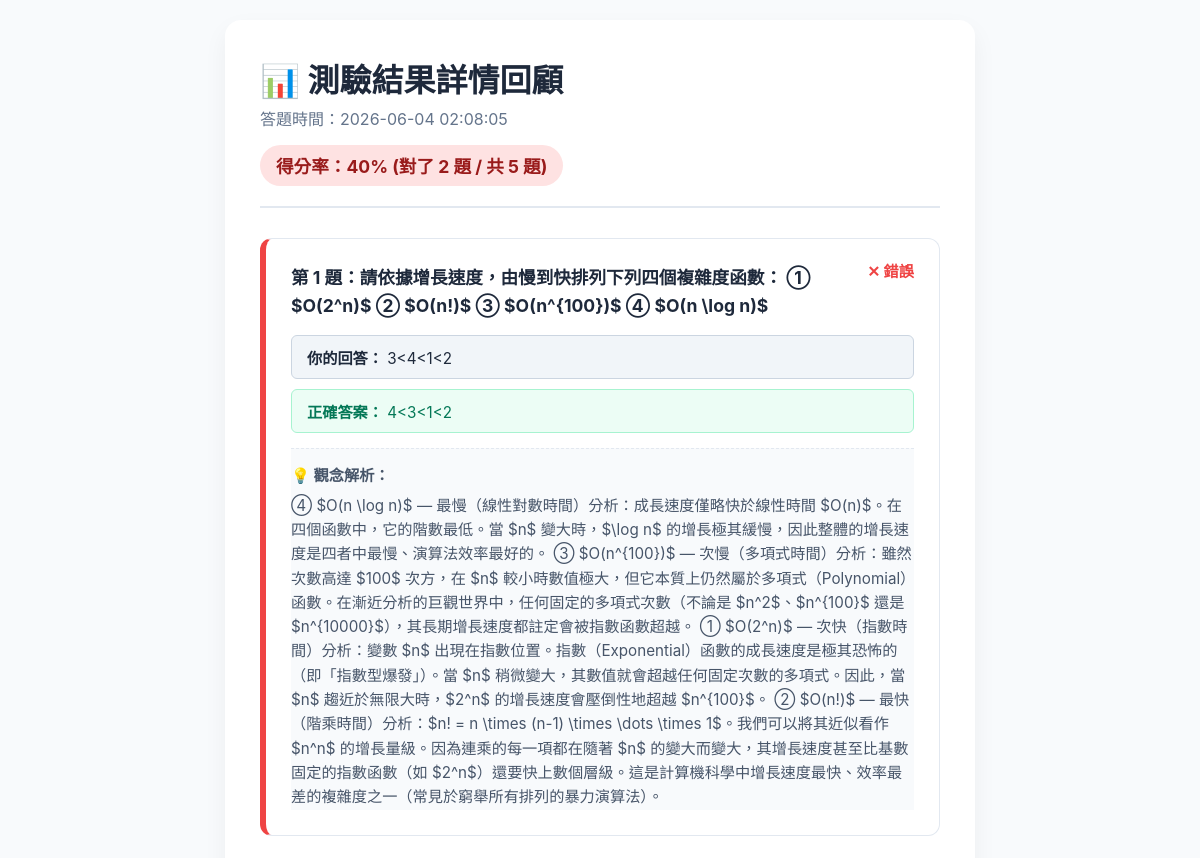
The app's page /record/24/ (signed in, upper part), older data.
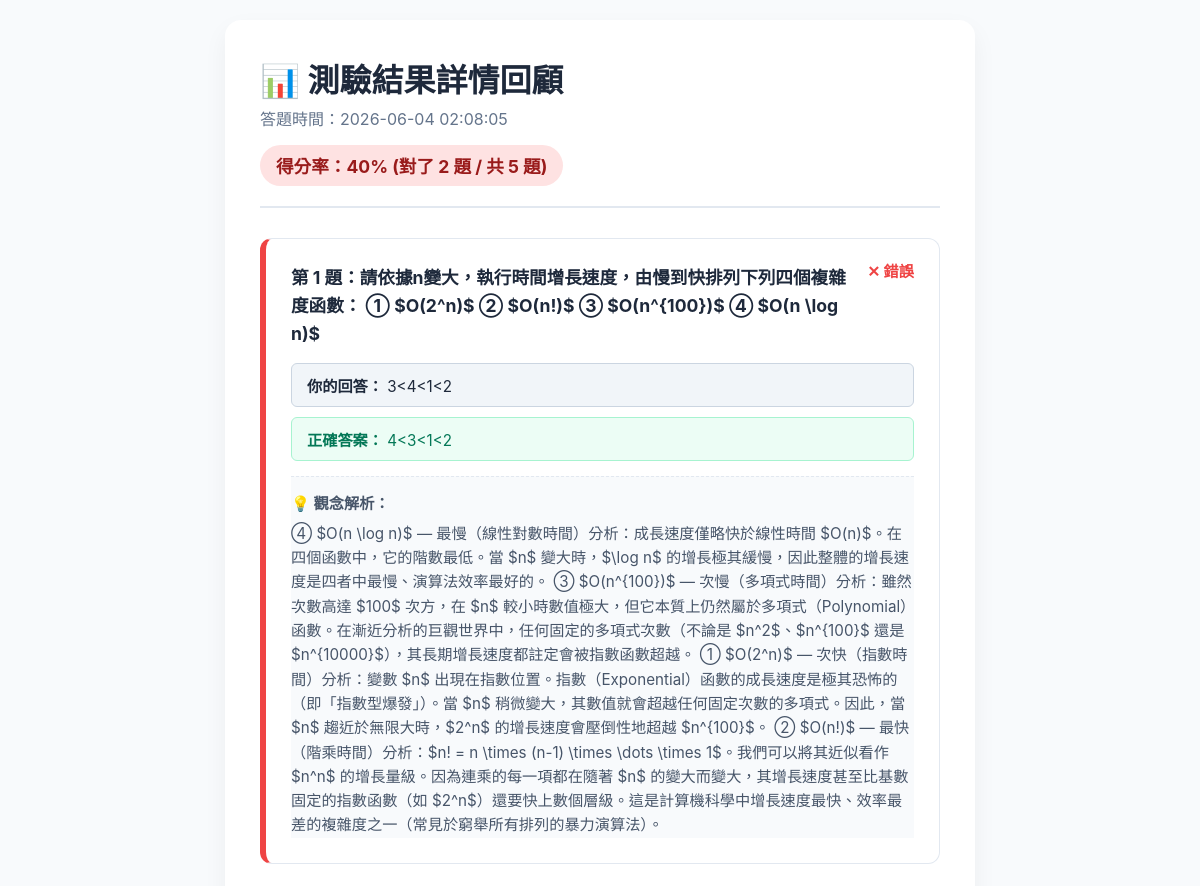
The same page, newer data.
### quiz/models.py (models this page shows, shortened)
class QuizAnswer(models.Model):
    quiz_record = models.ForeignKey(QuizRecord, on_delete=models.CASCADE, related_name='answers')
    question = models.ForeignKey(Question, on_delete=models.CASCADE)
    user_choice_text = models.CharField(max_length=255)
    is_correct = models.BooleanField()

class Question(models.Model):
    content = models.TextField(verbose_name="題目內容")
    explanation = models.TextField(verbose_name="題目解析", blank=True, null=True, default="暫無解析。")

### quiz/views.py (the view)
# urls.py: path('record/<int:record_id>/', views.record_detail, name='record_detail'),
@login_required(login_url='login')
def record_detail(request, record_id):
    record = get_object_or_404(QuizRecord, id=record_id, user=request.user)
    details = record.answers.all()
    return render(request, 'quiz/record_detail.html', {
        'record': record,
        'details': details
    })

### quiz/templates/quiz/record_detail.html (shortened to what this page needs)
<!DOCTYPE html>
<html lang="zh-TW">
<head>
</head>
<body class="tex2jax_process">
    <div class="container">
        <div class="header">
            <h1 style="margin:0 0 5px 0;">📊 測驗結果詳情回顧</h1>
            <p style="color: #64748b; margin: 5px 0;">答題時間：{{ record.created_at|date:"Y-m-d H:i:s" }}</p>
            <div class="score-badge {% if record.score_percent >= 60 %}score-pass{% else %}score-fail{% endif %}">
                得分率：{{ record.score_percent }}% (對了 {{ record.correct_count }} 題 / 共 {{ record.total_questions }} 題)
            </div>
        </div>
        <div class="questions-list">
            {% for detail in details %}
            <div class="question-card {% if detail.is_correct %}card-correct{% else %}card-wrong{% endif %}">
                <div class="status-tag {% if detail.is_correct %}status-correct{% else %}status-wrong{% endif %}">
                    {% if detail.is_correct %}● 正確{% else %}✕ 錯誤{% endif %}
                </div>
                <div class="question-text">
                    第 {{ forloop.counter }} 題：{{ detail.question.content|safe }}
                </div>
                <div class="answer-info user-choice">
                    <strong>你的回答：</strong> {{ detail.user_choice_text|slice:"4:"|safe }}
                </div>
                {% if not detail.is_correct %}
                <div class="answer-info correct-choice">
                    <strong>正確答案：</strong>
                    {% for choice in detail.question.choices.all %}
                        {% if choice.is_correct %}
                            {{ choice.text|slice:"4:"|safe }}
                        {% endif %}
                    {% endfor %}
                </div>
                {% endif %}
                {% if detail.question.explanation %}
                <div class="explanation-box">
                    <strong>💡 觀念解析：</strong><br>
                    <div style="margin-top: 5px;">{{ detail.question.explanation|safe }}</div>
                </div>
                {% endif %}
            </div>
            {% endfor %}
        </div>
    </div>
</body>
</html>

Row changes from the older to the newer data that the page shows:
changed through a linked row, QuizAnswer: question.content "請依據增長速度，由慢到快排列下列四個複雜度函數： ① $O(2^n)$ ② $O(n!)$ ③ $O(n^{100})$ ④ $O(n \\log n)$" → "請依據n變大，執行時間增長速度，由慢到快排列下列四個複雜度函數： ① $O(2^n)$ ② $O(n!)$ ③ $O(n^{100})$ ④ $O(n \\log n)$"
